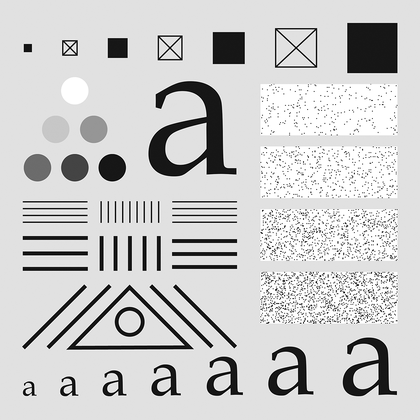
%> input picture images/testpattern1024.tif, 420 x 420 px, shrunk from 1024 x 1024 before the run
$ octave 1_convolution_from_scratch.m   (GNU Octave 9; MATLAB toolbox functions it lacks are replaced by stand-ins)
%> lines starting %> are read from the running program, lines starting %| are printed output that depends on the picture
pkg load image;

function filtered_img = f_linFilt(img, kernel)
    img = im2double(img);

    % Flip the kernel
    kernel = kernel(end:-1:1, end:-1:1);

    % Image and kernel size
    [rows, cols] = size(img);
    [kernel_rows, kernel_cols] = size(kernel);

    filtered_img = zeros(rows, cols);

    % Paddding
    pad_rows = floor(kernel_rows / 2);
    pad_cols = floor(kernel_cols / 2);

    % Copy the image to the center
    padded_img = zeros(rows + 2 * pad_rows, cols + 2 * pad_cols);
    padded_img(pad_rows+1:end-pad_rows, pad_cols+1:end-pad_cols) = img;

    % Padding for up and down rows
    padded_img(1:pad_rows, pad_cols+1:end-pad_cols) = repmat(img(1, :), pad_rows, 1);
    padded_img(end-pad_rows+1:end, pad_cols+1:end-pad_cols) = repmat(img(end, :), pad_rows, 1);

    % Padding for left and right columns
    padded_img(pad_rows+1:end-pad_rows, 1:pad_cols) = repmat(img(:, 1), 1, pad_cols);
    padded_img(pad_rows+1:end-pad_rows, end-pad_cols+1:end) = repmat(img(:, end), 1, pad_cols);

    % Padding for corners
    padded_img(1:pad_rows, 1:pad_cols) = img(1, 1);
    padded_img(1:pad_rows, end-pad_cols+1:end) = img(1, end);
    padded_img(end-pad_rows+1:end, 1:pad_cols) = img(end, 1);
    padded_img(end-pad_rows+1:end, end-pad_cols+1:end) = img(end, end);

    % Convolution
    for r = 1:rows
        for c = 1:cols
            region = padded_img(r:r+kernel_rows-1, c:c+kernel_cols-1);
            filtered_img(r, c) = sum(sum(region .* kernel));
        end
    end
end

img = imread('images/testpattern1024.tif');
%> img is the input picture: size 420x420 uint8; min 0, max 255, mean 204

sigma_vals = [1, 3, 7];

% Original image
figure;
subplot(2, 2, 1);
imshow(img);
title('Original');

for i = 1:length(sigma_vals)
    sigma = sigma_vals(i);

    % Kernel siz
    kernel_size = 2 * ceil(3 * sigma) + 1;

    % Gaussian filtering
    [X, Y] = meshgrid(-(kernel_size-1)/2:(kernel_size-1)/2, -(kernel_size-1)/2:(kernel_size-1)/2);
    gauss_kernel = exp(-(X.^2 + Y.^2) / (2 * sigma^2));
    gauss_kernel = gauss_kernel / sum(gauss_kernel(:));


    filtered_img = f_linFilt(img, gauss_kernel);

    filtered_img_2 = imfilter(img, gauss_kernel, 'replicate');

    raz = filtered_img - filtered_img_2;

    % Print the differences between built-in function and this manual implementation
    max(raz(:))

    % Show gaussian filtered image
    subplot(2, 2, i+1);
    imshow(filtered_img);
    title(['Gaussian Filter (sigma = ', num2str(sigma), ')']);
end
%> this loop made 3 passes
%> pass 1, `filtered_img = f_linFilt(img, gauss_kernel);`:
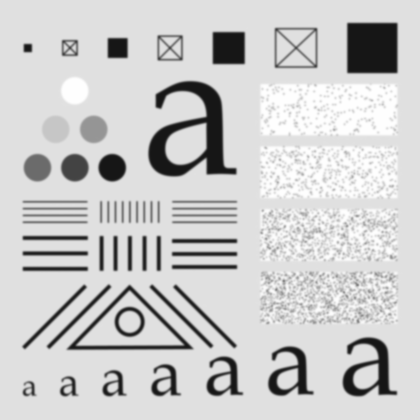
%> filtered_img: size 420x420 double; min 0.0864, max 1, mean 0.8
